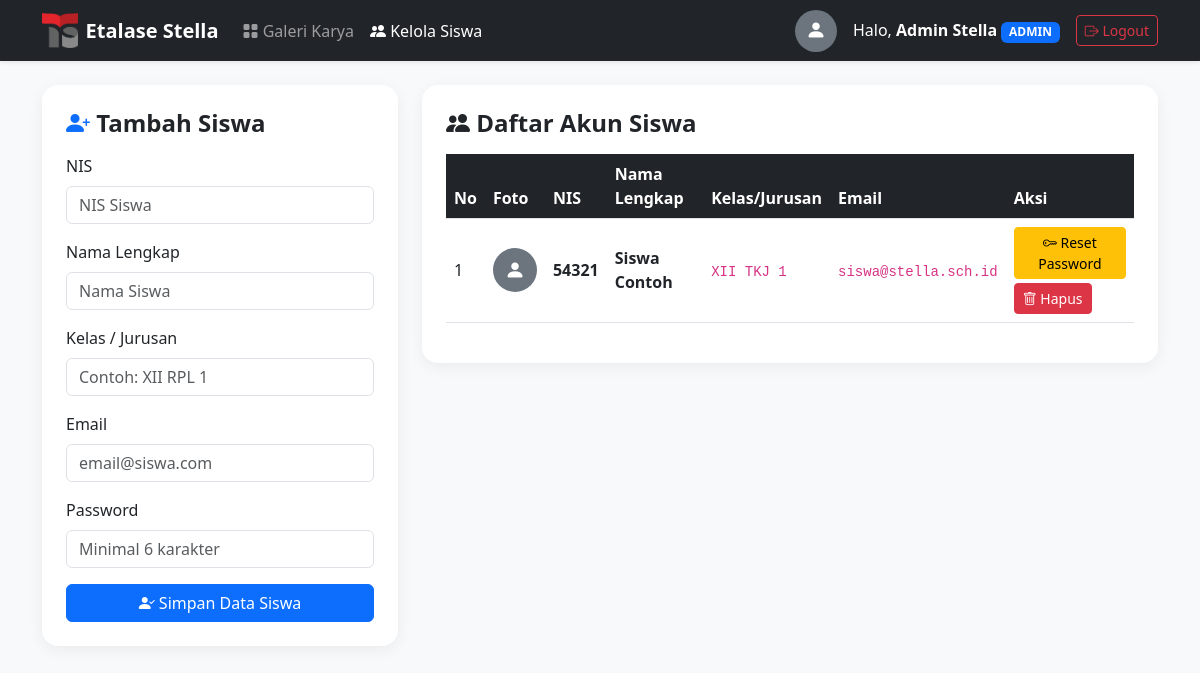
Page /admin/siswa.php (signed in) on the committed database.
### tables this page shows
CREATE TABLE IF NOT EXISTS users (
    id INT AUTO_INCREMENT PRIMARY KEY,
    nis VARCHAR(30) UNIQUE NOT NULL,
    kelas_jurusan VARCHAR(50) NOT NULL,
    nama_lengkap VARCHAR(100) NOT NULL,
    email VARCHAR(100) UNIQUE NOT NULL,
    password VARCHAR(255) NOT NULL,
    role ENUM('super_admin', 'admin', 'siswa') DEFAULT 'siswa',
    foto VARCHAR(255) NULL
);

### middleware/auth_check.php (called while the page is built, shortened)
<?php
function e($value): string {
    return htmlspecialchars((string) $value, ENT_QUOTES, 'UTF-8');
}

### includes/helpers.php (called while the page is built, shortened)
<?php
function profile_image_url(?string $fileName, string $base = ''): ?string {
    if (!$fileName) {
        return null;
    }
    $safeName = basename(str_replace('\\', '/', $fileName));
    return $base . 'uploads/' . rawurlencode($safeName);
}

### admin/siswa.php (the view, shortened to what this page needs)
<?php
require_once '../config/kuis_db.php';
require_once '../middleware/auth_check.php';
require_once '../includes/helpers.php';
$siswa = $pdo->query("SELECT * FROM users WHERE role = 'siswa' ORDER BY id DESC")->fetchAll();
?>
<!DOCTYPE html>
<html lang="id">
<head>
    <link href="https://cdn.jsdelivr.net/npm/bootstrap@5.3.0/dist/css/bootstrap.min.css" rel="stylesheet">
    <link rel="stylesheet" href="https://cdn.jsdelivr.net/npm/bootstrap-icons@1.11.0/font/bootstrap-icons.css">
    <link rel="stylesheet" href="../assets/css/kelola.css">
</head>
<body>
<?php require __DIR__ . '/../includes/navbar.php'; ?>
<div class="container my-4">
    <div class="row g-4">
        <div class="col-md-4">
            <div class="card card-custom p-4">
                <h4 class="fw-bold mb-3"><i class="bi bi-person-plus-fill text-primary"></i> Tambah Siswa</h4>
                <form method="POST">
                     <div class="mb-3">
                        <label class="form-label">NIS</label>
                        <input type="text" name="nis" class="form-control" required placeholder="NIS Siswa" value="<?= e($_POST['nis'] ?? '') ?>">
                    </div>
                    <div class="mb-3">
                        <label class="form-label">Nama Lengkap</label>
                        <input type="text" name="nama" class="form-control" required placeholder="Nama Siswa" value="<?= e($_POST['nama'] ?? '') ?>">
                    </div>
                    <div class="mb-3">
                        <label class="form-label">Kelas / Jurusan</label>
                        <input type="text" name="kelas_jurusan" class="form-control" required placeholder="Contoh: XII RPL 1" value="<?= e($_POST['kelas_jurusan'] ?? '') ?>">
                    </div>
                    <div class="mb-3">
                        <label class="form-label">Email</label>
                        <input type="email" name="email" class="form-control" required placeholder="email@siswa.com" value="<?= e($_POST['email'] ?? '') ?>">
                    </div>
                    <div class="mb-3">
                        <label class="form-label">Password</label>
                        <input type="password" name="password" class="form-control" required minlength="6" placeholder="Minimal 6 karakter">
                    </div>
                    <button type="submit" class="btn btn-primary w-100"><i class="bi bi-person-check-fill"></i> Simpan Data Siswa</button>
                </form>
            </div>
        </div>
        <div class="col-md-8">
            <div class="card card-custom p-4">
                <h4 class="fw-bold mb-3"><i class="bi bi-people-fill text-dark"></i> Daftar Akun Siswa</h4>
                <div class="table-responsive">
                    <table class="table table-hover align-middle table-custom">
                        <thead>
                            <tr>
                                <th>No</th>
                                <th>Foto</th>
                                <th>NIS</th>
                                <th>Nama Lengkap</th>
                                <th>Kelas/Jurusan</th>
                                <th>Email</th>
                                <th>Aksi</th>
                            </tr>
                        </thead>
                        <tbody>
                            <?php $no = 1; foreach ($siswa as $row): ?>
                            <tr>
                                <td><?= $no++ ?></td>
                                <td>
                                    <?php $studentPhoto = profile_image_url($row['foto'] ?? null, '../'); ?>
                                    <?php if ($studentPhoto): ?>
                                        <img src="<?= e($studentPhoto) ?>" alt="Foto <?= e($row['nama_lengkap']) ?>" class="rounded-circle" style="width:44px;height:44px;object-fit:cover">
                                    <?php else: ?>
                                        <span class="d-inline-flex align-items-center justify-content-center rounded-circle bg-secondary text-white" style="width:44px;height:44px"><i class="bi bi-person-fill fs-5"></i></span>
                                    <?php endif; ?>
                                </td>
                                <td><b><?= e($row['nis']) ?></b></td>
                                <td><b><?= e($row['nama_lengkap']) ?></b></td>
                                <td><code><?= e($row['kelas_jurusan']) ?></code></td>
                                <td><code><?= e($row['email']) ?></code></td>
                                <td>
                                    <div class="d-flex gap-1 flex-wrap">
                                        <form method="POST" onsubmit="return confirm('Reset password siswa ini menjadi <?= e(DEFAULT_RESET_PASSWORD) ?>?');">
                                            <button type="submit" class="btn btn-warning btn-sm"><i class="bi bi-key"></i> Reset Password</button>
                                        </form>
                                        <form method="POST" onsubmit="return confirm('Hapus akun siswa ini beserta karya yang diunggah?');">
                                            <button type="submit" class="btn btn-danger btn-sm"><i class="bi bi-trash"></i> Hapus</button>
                                        </form>
                                    </div>
                                </td>
                            </tr>
                            <?php endforeach; ?>
                        </tbody>
                    </table>
                </div>
            </div>
        </div>
    </div>
</div>
</body>
</html>

### assets/css/kelola.css (style rules this page uses)
body { background-color: #f8f9fa; }
.card-custom { border: none; border-radius: 16px; box-shadow: 0 4px 16px rgba(0, 0, 0, 0.06); }
.table-custom th { background-color: #212529; color: #ffffff; }

### rows in the picture
users: nis "54321", nama_lengkap "Siswa Contoh", kelas_jurusan "XII TKJ 1", email "siswa@stella.sch.id"

### other values in the picture
$_SESSION['nama'] "Admin Stella"
str_replace('_', ' ', $_SESSION['role']) "ADMIN"
